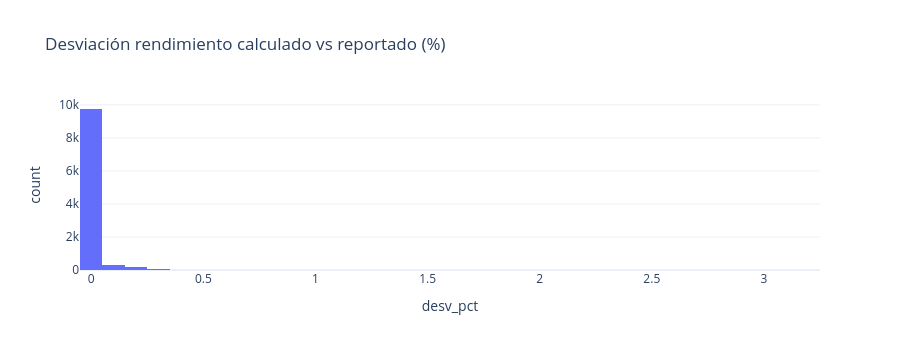

The cell this chart's notebook holds for it:
### Markdown cell above
## Paso 7 — Consistencia agronómica (área y rendimiento)

Verificar si `rendimiento ≈ producción / área`. Patrones específicos para área sembrada/cosechada; se evita `'ha'` suelto (matchearía 'Fecha', 'Cosecha'...).

### Code cell
# ===== Celda 7: consistencia agronómica =====
col_area_sem = detectar_columna(df, 'area sembrada', obligatorio=False)
col_area_cos = detectar_columna(df, 'area cosechada', obligatorio=False)
col_rend     = detectar_columna(df, 'rendimiento', obligatorio=False)
col_area     = col_area_cos or col_area_sem or detectar_columna(df, 'hectarea', 'area', obligatorio=False)

print(f"área sembrada: {col_area_sem!r} | área cosechada: {col_area_cos!r}")
print(f"rendimiento:   {col_rend!r} | área usada para el cálculo: {col_area!r}")

if col_area and col_rend:
    d = df[df[col_area] > 0].copy()
    d['rend_calc'] = d[col_prod] / d[col_area]
    d['desv_pct'] = (d['rend_calc'] - d[col_rend]).abs() / d[col_rend].replace(0, np.nan) * 100
    print(f"\nFilas con área > 0: {len(d):,} de {len(df):,}")
    print("\nDesviación |rend_calc − rend_reportado| (%):")
    display(d['desv_pct'].describe().round(2))
    fig = px.histogram(d, x='desv_pct', nbins=60,
                       title='Desviación rendimiento calculado vs reportado (%)')
    fig.update_layout(template='plotly_white', height=350)
    fig.show()
    print("\n✅ Desviación ~0% → el rendimiento reportado es confiable y puede usarse"
          " como feature (siempre LAGGEADO para no fugar información futura).")
else:
    print("\n⚠️ Sin par área+rendimiento en este archivo.")

### Figure 1 — Plotly figure (JSON) as saved in the notebook; plotly's stock layout.template omitted (floating-point values rounded to 4 significant figures; data arrays with more than 128 entries replaced by an {"elided": "..."} marker saying what was removed)
{"data": [{"bingroup": "x", "hovertemplate": "desv_pct=%{x}<br>count=%{y}<extra></extra>", "legendgroup": "", "marker": {"color": "#636efa", "pattern": {"shape": ""}}, "name": "", "nbinsx": 60, "orientation": "v", "showlegend": false, "type": "histogram", "x": {"elided": "10389 float values"}, "xaxis": "x", "yaxis": "y"}], "layout": {"barmode": "relative", "height": 350, "legend": {"tracegroupgap": 0}, "title": {"text": "Desviación rendimiento calculado vs reportado (%)"}, "xaxis": {"anchor": "y", "domain": [0, 1], "title": {"text": "desv_pct"}}, "yaxis": {"anchor": "x", "domain": [0, 1], "title": {"text": "count"}}}}
